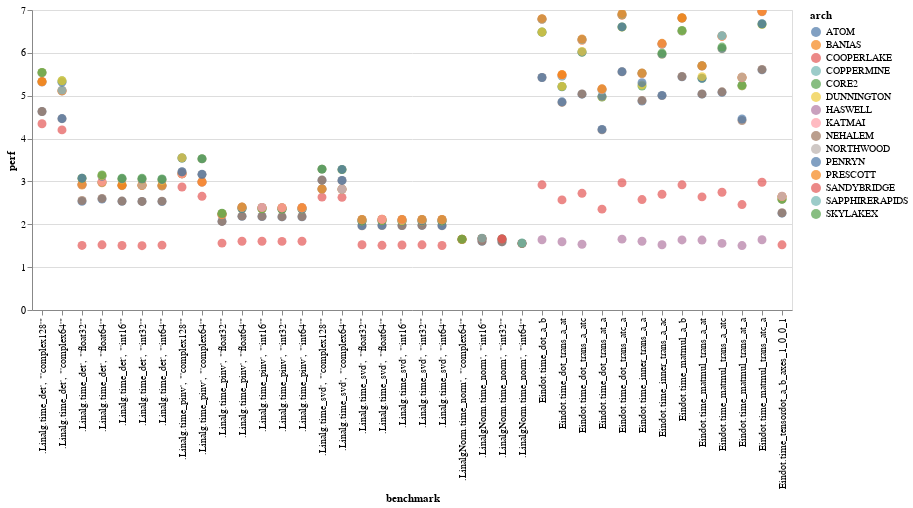

Notebook code cell kept with this figure:
### Code cell
import altair as alt

alt.Chart(df[df['perf']> 1.5]).mark_circle(size=80).encode(
    x='benchmark',
    y='perf',
    color='arch',
    tooltip='arch').interactive()

### Figure 1 — Vega-Lite specification as saved in the notebook (floating-point values rounded to 4 significant figures; data arrays with more than 128 entries replaced by an {"elided": "..."} marker saying what was removed)
{"config": {"view": {"continuousWidth": 300, "continuousHeight": 300}}, "data": {"name": "data-1271ca36383ae299c21308dbb270538c"}, "mark": {"type": "circle", "size": 80}, "encoding": {"color": {"field": "arch", "type": "nominal"}, "tooltip": {"field": "arch", "type": "nominal"}, "x": {"field": "benchmark", "type": "nominal"}, "y": {"field": "perf", "type": "quantitative"}}, "params": [{"name": "param_4", "select": {"type": "interval", "encodings": ["x", "y"]}, "bind": "scales"}], "$schema": "https://vega.github.io/schema/vega-lite/v5.17.0.json", "datasets": {"data-1271ca36383ae299c21308dbb270538c": {"elided": "412 records"}}}
